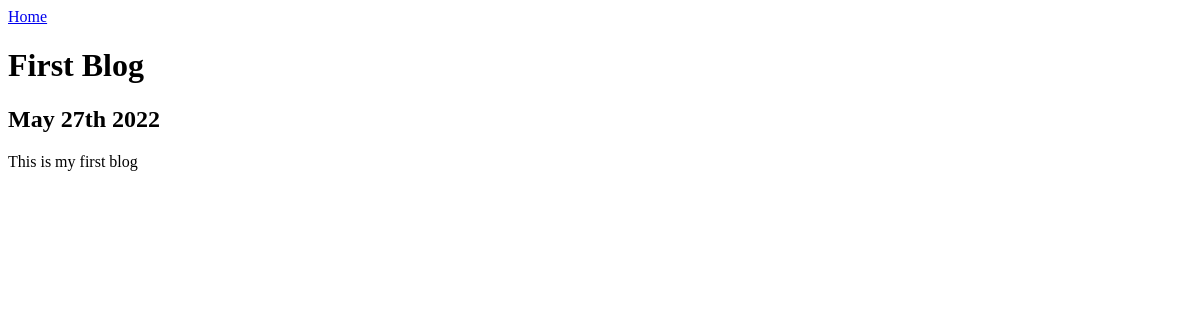
/blog/1, run on an earlier commit of the app's database.
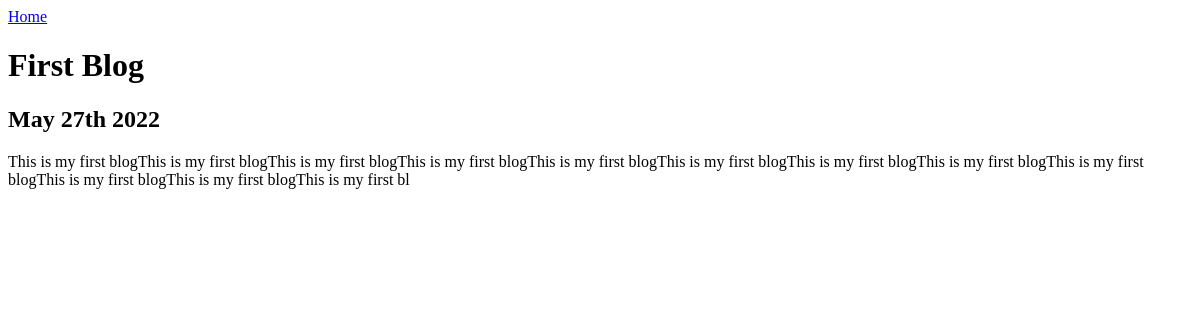
And on a later commit of the database.
### blog/models.py (models this page shows, shortened)
class Blog(models.Model):
    title = models.CharField(max_length=100)
    date = models.DateField(auto_now_add=True)
    description = models.CharField(max_length=250)

### blog/views.py (the view)
# urls.py: path("<int:blog_id>", views.detail, name="detail"),
def detail(request, blog_id):
    blog = get_object_or_404(Blog, pk=blog_id)
    return render(request, "blog/detail.html", {"blog": blog})

### blog/templates/blog/detail.html
<div class="text-right">
    <a href="{% url 'blog:blogs_home' %}">Home</a>
</div>
<h1>{{ blog.title }}</h1>
<h2>{{ blog.date|date:'F jS Y' }}</h2>
{{ blog.description|safe }}

What changed in the data, as far as the page shows it:
changed Blog "First Blog": description "This is my first blog" → "This is my first blogThis is my first blogThis is my first blogThis is my first blogThis is my first blogThis is my first blogThis is my first blogThis is my first blogThis is my first blogThis is my first blogThis is my first blogThis is my first bl"
